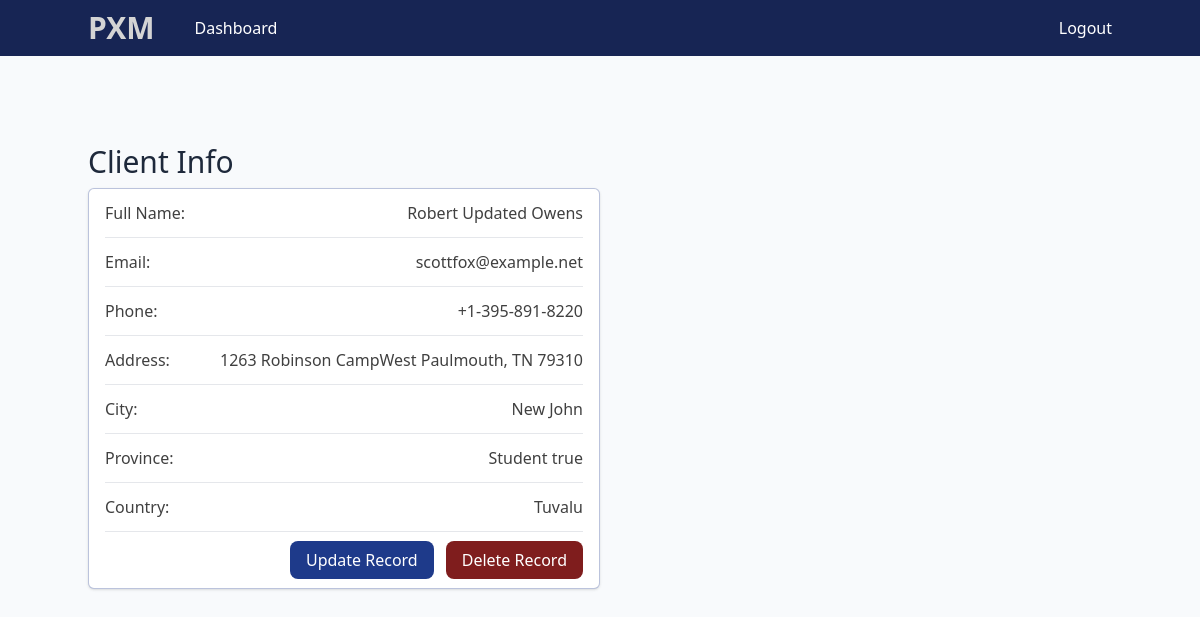
The app's page /record/6 (signed in) with its own data.
### project/models.py (models this page shows, shortened)
class Record(models.Model):
    created_at = models.DateTimeField(auto_now_add=True)
    first_name = models.CharField(max_length=100)
    last_name = models.CharField(max_length=100)
    email = models.CharField(max_length=255)
    phone = models.CharField(max_length=20)
    address = models.CharField(max_length=300)
    city = models.CharField(max_length=255)
    province = models.CharField(max_length=200)
    country = models.CharField(max_length=125)

### project/views.py (the view)
# urls.py: path('record/<int:pk>', views.view_record, name='view_record'),
@login_required(login_url="signin")
def view_record(request, pk):
    record = Record.objects.get(id=pk)
    context = {'record': record}
    return render(request, 'project/view_record.html', context)

### project/templates/project/view_record.html
{% extends 'project/base.html' %}
{% block content%}
<div class="container mx-auto mt-12">
    <p class="py-4">
    <h1 class="text-3xl text-slate-800 font-montserrat">
        Client Info
    </h1>
    </p>
    <div class="bg-white w-1/2 shadow px-4 border border-blue-900/30 rounded-md">
        <div class="flex justify-between py-3 border-b">
            <div class="">
                Full Name:
            </div>
            <div class="">
                {{record.first_name}} {{record.last_name}}
            </div>
        </div>
        <div class="flex justify-between py-3 border-b">
            <div class="">
                Email:
            </div>
            <div class="">
                {{record.email}}
            </div>
        </div>
        <div class="flex justify-between py-3 border-b">
            <div class="">
                Phone:
            </div>
            <div class="">
                {{record.phone}}
            </div>
        </div>
        <div class="flex justify-between py-3 border-b">
            <div class="">
                Address:
            </div>
            <div class="">
                {{record.address}}
            </div>
        </div>
        <div class="flex justify-between py-3 border-b">
            <div class="">
                City:
            </div>
            <div class="">
                {{record.city}}
            </div>
        </div>
        <div class="flex justify-between py-3 border-b">
            <div class="">
                Province:
            </div>
            <div class="">
                {{record.province}}
            </div>
        </div>
        <div class="flex justify-between py-3 border-b">
            <div class="">
                Country:
            </div>
            <div class="">
                {{record.country}}
            </div>
        </div>
        <div class="flex justify-end py-4 space-x-3">
            <div class="">
                <a href="{% url 'update' record.id %}" class="btn primary">Update Record</a>
            </div>
            <div class="">
                <a href="{% url 'delete_record' record.id %}" class="btn danger">Delete Record</a>
            </div>
        </div>
    </div>
</div>
{% endblock %}

### static/css/main.css (style rules this page uses)
*,:after,:before { box-sizing:border-box;border:0 solid #e5e7eb }
:after,:before { --tw-content:"" }
html { line-height:1.5;-webkit-text-size-adjust:100%;-moz-tab-size:4;-o-tab-size:4;tab-size:4;font-family:ui-sans-serif,system-ui,-apple-system,BlinkMacSystemFont,Segoe UI,Roboto,Helvetica Neue,Arial,Noto Sans,sans-serif,Apple Color Emoji,Segoe UI Emoji,Segoe UI Symbol,Noto Color Emoji;font-feature-settings:normal;font-variation-settings:normal }
body { margin:0;line-height:inherit }
h1,h2,h3,h4,h5,h6 { font-size:inherit;font-weight:inherit }
a { color:inherit;text-decoration:inherit }
blockquote,dd,dl,figure,h1,h2,h3,h4,h5,h6,hr,p,pre { margin:0 }
*,::backdrop,:after,:before { --tw-border-spacing-x:0;--tw-border-spacing-y:0;--tw-translate-x:0;--tw-translate-y:0;--tw-rotate:0;--tw-skew-x:0;--tw-skew-y:0;--tw-scale-x:1;--tw-scale-y:1;--tw-pan-x: ;--tw-pan-y: ;--tw-pinch-zoom: ;--tw-scroll-snap-strictness:proximity;--tw-gradient-from-position: ;--tw-gradient-via-position: ;--tw-gradient-to-position: ;--tw-ordinal: ;--tw-slashed-zero: ;--tw-numeric-figure: ;--tw-numeric-spacing: ;--tw-numeric-fraction: ;--tw-ring-inset: ;--tw-ring-offset-width:0px;--tw-ring-offset-color:#fff;--tw-ring-color:#3b82f680;--tw-ring-offset-shadow:0 0 #0000;--tw-ring-shadow:0 0 #0000;--tw-shadow:0 0 #0000;--tw-shadow-colored:0 0 #0000;--tw-blur: ;--tw-brightness: ;--tw-contrast: ;--tw-grayscale: ;--tw-hue-rotate: ;--tw-invert: ;--tw-saturate: ;--tw-sepia: ;--tw-drop-shadow: ;--tw-backdrop-blur: ;--tw-backdrop-brightness: ;--tw-backdrop-contrast: ;--tw-backdrop-grayscale: ;--tw-backdrop-hue-rotate: ;--tw-backdrop-invert: ;--tw-backdrop-opacity: ;--tw-backdrop-saturate: ;--tw-backdrop-sepia: }
.container { width:100% }
@media (min-width:640px) { .container { max-width:640px } }
@media (min-width:768px) { .container { max-width:768px } }
@media (min-width:1024px) { .container { max-width:1024px } }
.btn { border-radius:.5rem;padding:.5rem 1rem;--tw-text-opacity:1;color:rgb(255 255 255/var(--tw-text-opacity)) }
.primary { --tw-bg-opacity:1;background-color:rgb(30 58 138/var(--tw-bg-opacity));transition-property:all;transition-timing-function:cubic-bezier(.4,0,.2,1);transition-duration:.15s;transition-delay:75ms;transition-timing-function:cubic-bezier(0,0,.2,1) }
.danger { --tw-bg-opacity:1;background-color:rgb(127 29 29/var(--tw-bg-opacity)) }
.mx-auto { margin-left:auto;margin-right:auto }
.mt-12 { margin-top:3rem }
.flex { display:flex }
.w-1\/2 { width:50% }
.justify-end { justify-content:flex-end }
.justify-between { justify-content:space-between }
.space-x-3>:not([hidden])~:not([hidden]) { --tw-space-x-reverse:0;margin-right:calc(.75rem*var(--tw-space-x-reverse));margin-left:calc(.75rem*(1 - var(--tw-space-x-reverse))) }
.rounded-md { border-radius:.375rem }
.border { border-width:1px }
.border-b { border-bottom-width:1px }
.border-blue-900\/30 { border-color:#1e3a8a4d }
.bg-white { --tw-bg-opacity:1;background-color:rgb(255 255 255/var(--tw-bg-opacity)) }
.px-4 { padding-left:1rem;padding-right:1rem }
.py-3 { padding-top:.75rem;padding-bottom:.75rem }
.py-4 { padding-top:1rem;padding-bottom:1rem }
.text-3xl { font-size:1.875rem;line-height:2.25rem }
.text-slate-800 { --tw-text-opacity:1;color:rgb(30 41 59/var(--tw-text-opacity)) }
.shadow { --tw-shadow:0 1px 3px 0 #0000001a,0 1px 2px -1px #0000001a;--tw-shadow-colored:0 1px 3px 0 var(--tw-shadow-color),0 1px 2px -1px var(--tw-shadow-color);box-shadow:var(--tw-ring-offset-shadow,0 0 #0000),var(--tw-ring-shadow,0 0 #0000),var(--tw-shadow) }
h1 { padding-top:.5rem;padding-bottom:.5rem;font-size:3rem;line-height:1 }
body { --tw-bg-opacity:1;background-color:rgb(248 250 252/var(--tw-bg-opacity));--tw-text-opacity:1;color:rgb(64 64 64/var(--tw-text-opacity)) }

### records on screen
Record: first_name "Robert Updated", last_name "Owens", email "scottfox@example.net", phone "+1-395-891-8220", address "1263 Robinson CampWest Paulmouth, TN 79310", city "New John", province "Student true", country "Tuvalu"
